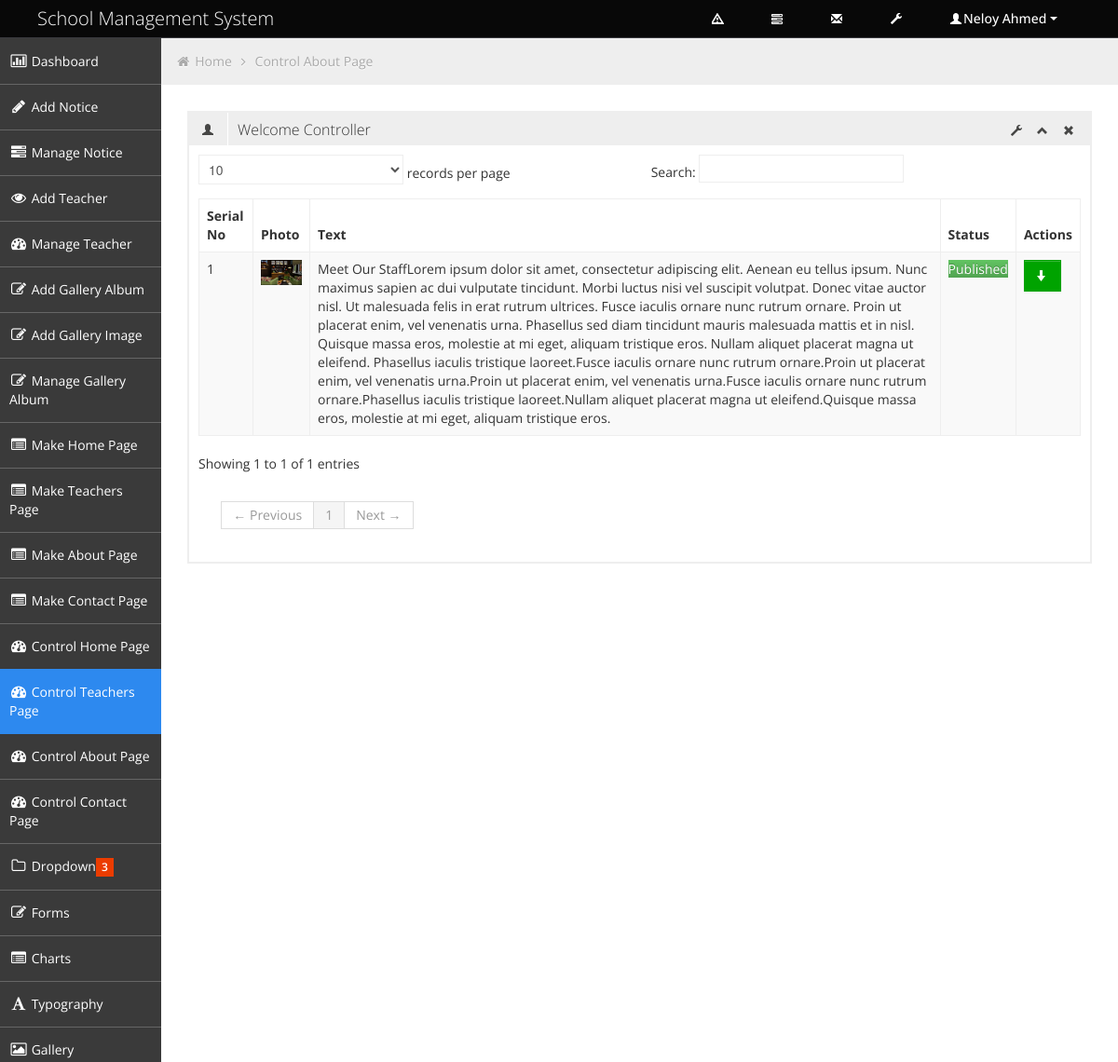
/Neloy/control_teachers_page.php (signed in), run on the app's committed database.
### tables this page shows
CREATE TABLE IF NOT EXISTS `tbl_teachers_top` (
  `id` int(5) NOT NULL AUTO_INCREMENT,
  `top_side_image` varchar(50) NOT NULL,
  `top_side_text` text NOT NULL,
  `publication_status` tinyint(1) NOT NULL,
  `deletion_status` tinyint(1) NOT NULL DEFAULT '0',
  PRIMARY KEY (`id`)
);

### Neloy/control_teachers_page.php (called while the page is built, shortened)
<?php
include './admin_master.php';

### classes/db_connect.php (called while the page is built, shortened)
<?php
class Db_Connect {
    public function __construct() {
        $db_name = 'seip_term_project_sch_mng_102543';
    }
}

### classes/super_admin.php (called while the page is built, shortened)
<?php
require 'db_connect.php';
class Super_Admin {
    public function select_teachers_top_part(){
        $sql = "SELECT * FROM tbl_teachers_top WHERE deletion_status=0";
        $result = mysql_query($sql);
        return $result;
    }
}

### Neloy/control_teachers_page_content.php (the view, shortened to what this page needs)
<?php
$result = $sup_obj->select_teachers_top_part();
?>
<ul class="breadcrumb">
    <li>
        <i class="icon-home"></i>
        <a href="index.html">Home</a>
        <i class="icon-angle-right"></i>
    </li>
    <li><a href="#">Control About Page</a></li>
</ul>
<div class="row-fluid sortable">
    <div class="box span12">
        <div class="box-header" data-original-title>
            <h2><i class="halflings-icon user"></i><span class="break"></span>Welcome Controller</h2>
            <div class="box-icon">
                <a href="#" class="btn-setting"><i class="halflings-icon wrench"></i></a>
                <a href="#" class="btn-minimize"><i class="halflings-icon chevron-up"></i></a>
                <a href="#" class="btn-close"><i class="halflings-icon remove"></i></a>
            </div>
        </div>
        <div class="box-content">
            <table class="table table-striped table-bordered bootstrap-datatable datatable">
                <thead>
                    <tr>
                        <th>Serial No</th>
                        <th>Photo</th>
                        <th>Text</th>
                        <th>Status</th>
                        <th>Actions</th>
                    </tr>
                </thead>
                <tbody>
                    <?php $i = 1;
                    while ($data = mysql_fetch_assoc($result)) {
                        ?>
                        <tr>
                            <td><?php echo $i; ?></td>
                            <td class="center"><img src="../php_upload/teacher/top_side/<?php echo $data['top_side_image'];?>" height="100" width="80"></td>
                            <td class="center"><?php echo strip_tags( $data['top_side_text'] );?></td>
                            <td class="center">
                                <?php
                                    if ($data['publication_status'] == 0) {
                                        echo '<span class="btn-danger">' .'Unpublished'. '</span>';
                                    } else {
                                        echo '<span class="btn-success">'. 'Published' . '</span>';
                                    }
                                    ?>
                            </td>
                            <td class="center">
    <?php if ($data['publication_status'] == 0) { ?>
                                    <a class="btn btn-danger" href="?status=unpublished&id=<?php echo $data['id'] ?>" title="make active">
                                        <i class="halflings-icon white arrow-up"></i>
                                    </a>
    <?php } else { ?>
                                    <a class="btn btn-success" href="?status=published&id=<?php echo $data['id'] ?>" title="make inactive">
                                        <i class="halflings-icon white arrow-down"></i>
                                    </a>
    <?php } ?>
                            </td>
                        </tr>
                        <?php $i++;
                    }
                    ?>
                </tbody>
            </table>
        </div>
    </div>
</div>

### Neloy/css/style.css (style rules this page uses)
body { background: #F5F5F5; color: #333; border: none; font-family: 'Open Sans', sans-serif; font-weight: 400; }
h2 { font-size: 16px; line-height: 16px; }
.breadcrumb { margin: -28px -28px 28px -28px; line-height: 34px; background: #eee; border: 0px; color: #aaa; -webkit-box-shadow: none; -moz-box-shadow: none; box-shadow: none; -webkit-border-radius: 0px; -moz-border-radius: 0px; border-radius: 0px; }
.breadcrumb a { color: #aaa; text-shadow: 0px 1px 1px #fff; }
.box { border: 2px solid #eee; background: #fff !important; margin-bottom: 28px; }
.box-header { height: 16px; font-size: 16px; line-height: 16px; padding: 10px; background: #eee; -webkit-box-shadow: none; -moz-box-shadow: none; box-shadow: none; overflow: hidden; }
.box-header h2 { float:left; margin-top: 0px; font-weight: 300; }
.box-header h2 i { margin: 0px 3px 0px 4px; opacity: .8; filter: alpha(opacity=80); -ms-filter:"progid:DXImageTransform.Microsoft.Alpha(Opacity=80)"; }
.box-header .box-icon { float:right; margin-top: 1px; }
.box-header .box-icon i { -webkit-transition: all 0.1s ease-in-out; -moz-transition: all 0.1s ease-in-out; -o-transition: all 0.1s ease-in-out; -ms-transition: all 0.1s ease-in-out; transition: all 0.1s ease-in-out; opacity: .8; filter: alpha(opacity=80); -ms-filter:"progid:DXImageTransform.Microsoft.Alpha(Opacity=80)"; }
.box-header .box-icon a { margin: 0px 5px; }
.box-content { position: relative; z-index: 50; margin-top: -1px; padding: 10px; background: #fff !important; }
.btn { display: inline-block; padding: 6px 12px; margin-bottom: 0; font-size: 14px; font-weight: 500; line-height: 20px; text-align: center; white-space: nowrap; vertical-align: middle; cursor: pointer; border: 1px solid #a7a9aa; -webkit-border-radius: 0px !important; border-radius: 0px !important; }
.btn i { margin-top: 2px; }
.btn { color: #ffffff; background-color: #a7a9aa; border-color: #a7a9aa; background-image: none; filter: none; text-shadow: none; }
.btn-success { background-color: #00A300; border-color: #00A300; }
.table th, .table td { border-top: 1px solid #eee; }
.table-bordered { border-color: #eee; -webkit-border-radius: 0px !important; -moz-border-radius: 0px !important; border-radius: 0px !important; }
.table-bordered th, .table-bordered td { border-left: 1px solid #eee; }
.table-bordered thead:first-child tr:first-child > th:first-child, .table-bordered tbody:first-child tr:first-child > td:first-child, .table-bordered tbody:first-child tr:first-child > th:first-child { -webkit-border-radius: 0px !important; -moz-border-radius: 0px !important; border-radius: 0px !important; }
.table-bordered thead:first-child tr:first-child > th:last-child, .table-bordered tbody:first-child tr:first-child > td:last-child, .table-bordered tbody:first-child tr:first-child > th:last-child { -webkit-border-radius: 0px !important; -moz-border-radius: 0px !important; border-radius: 0px !important; }
.table-bordered thead:last-child tr:last-child > th:first-child, .table-bordered tbody:last-child tr:last-child > td:first-child, .table-bordered tbody:last-child tr:last-child > th:first-child, .table-bordered tfoot:last-child tr:last-child > td:first-child, .table-bordered tfoot:last-child tr:last-child > th:first-child { -webkit-border-radius: 0px !important; -moz-border-radius: 0px !important; border-radius: 0px !important; }
.table-bordered thead:last-child tr:last-child > th:last-child, .table-bordered tbody:last-child tr:last-child > td:last-child, .table-bordered tbody:last-child tr:last-child > th:last-child, .table-bordered tfoot:last-child tr:last-child > td:last-child, .table-bordered tfoot:last-child tr:last-child > th:last-child { -webkit-border-radius: 0px !important; -moz-border-radius: 0px !important; border-radius: 0px !important; }

### data on the page
tbl_teachers_top: top_side_image (picture), top_side_text "Meet Our StaffLorem ipsum dolor sit amet, consectetur adipiscing elit. Aenean eu tellus ipsum. Nunc maximus sapien ac dui vulputate tincidunt. Morbi luctus nisi vel suscipit volutpat. Donec vitae auctor nisl. Ut malesuada felis in erat rutrum ultrices. Fusce iaculis ornare nunc rutrum ornare. Proin ut placerat enim, vel venenatis urna. Phasellus sed diam tincidunt mauris malesuada mattis et in nisl. Quisque massa eros, molestie at mi eget, aliquam tristique eros. Nullam aliquet placerat magna ut eleifend. Phasellus iaculis tristique laoreet.Fusce iaculis ornare nunc rutrum ornare.Proin ut placerat enim, vel venenatis urna.Proin ut placerat enim, vel venenatis urna.Fusce iaculis ornare nunc…", publication_status "Published"

### other printed values
$_SESSION['admin_name'] "Neloy Ahmed"
